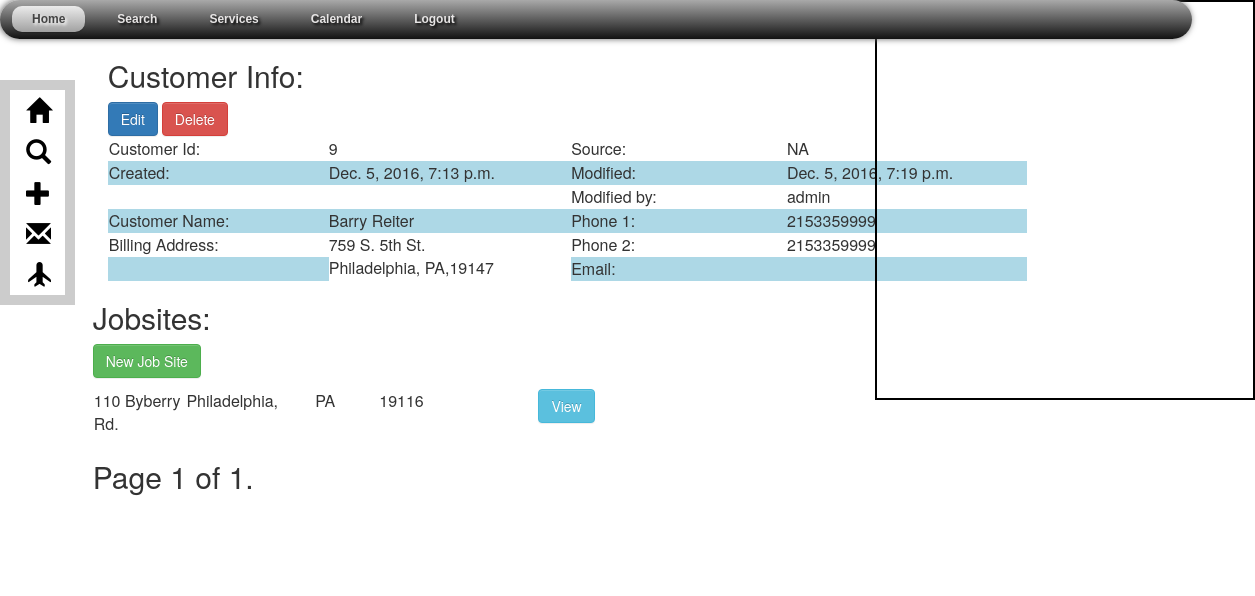
The page /customers/9/ on the database its author committed.
### Customers/models.py (models this page shows, shortened)
class Customer(models.Model):
    user = models.ForeignKey(settings.AUTH_USER_MODEL, default=1)
    modified_by=models.CharField(max_length=50,default=1)
    firstName = models.CharField(max_length=20)
    lastName = models.CharField(max_length=20)
    fullName = models.CharField(max_length=50, blank=True)
    billStreet = models.CharField(max_length=25)
    billCity = models.CharField(max_length=20)
    billState = models.CharField(max_length=2)
    billZip = models.CharField(max_length=5)
    latlng = models.CharField(blank=True, max_length=100, default = '')
    lat = models.FloatField(blank=True,max_length=100, default = '')
    lng = models.FloatField(blank=True, max_length=100, default='')
    phone1 = models.CharField(max_length=20)
    phone2 = models.CharField(max_length=20, blank=True)
    email = models.EmailField(max_length=50, blank=True)
    source = models.CharField(choices=SOURCE_CHOICES, max_length=20, default=NOTAPP)
    created = models.DateTimeField(auto_now=False, auto_now_add=True)
    modified = models.DateTimeField(auto_now=True, auto_now_add=False)
    def get_absolute_url(self):
        return reverse("customers:customer_detail", kwargs={"id": self.id})
    class Meta:
        ordering = ["-created", "-modified"]

class Jobsite(models.Model):
    customer_id = models.ForeignKey(
        'Customer',
    )
    user = models.ForeignKey(settings.AUTH_USER_MODEL, default=1)
    modified_by = models.CharField(max_length=50, default=1)
    jobId= models.AutoField(primary_key=True)
    jobStreet = models.CharField(max_length=25)
    jobCity = models.CharField(max_length=20)
    jobState = models.CharField(max_length=2)
    jobZip = models.CharField(max_length=5)
    stories = models.IntegerField()
    access = models.CharField(max_length=20)
    notes = models.CharField(max_length=150, blank=True)
    picture = models.ImageField(null=True,blank=True)
    created = models.DateTimeField(auto_now=False, auto_now_add=True)
    modified = models.DateTimeField(auto_now=True, auto_now_add=False)
    latlng = models.CharField(blank=True, max_length=100, default="")
    lat = models.FloatField(blank=True, max_length=100, default=0)
    lng = models.FloatField(blank=True, max_length=100, default=0)
    class Meta:
        ordering = ["-created", "-modified"]

### Customers/views.py (the view)
# urls.py: url(r'^(?P<id>\d+)/$', customer_detail, name='customer_detail'),
def customer_detail(request, id):
    instance=get_object_or_404(Customer,id=id)
    queryset_list = instance.jobsite_set.all()
    paginator = Paginator(queryset_list, 15) # show 15 customers per page
    page_request_var = "page"
    page = request.GET.get(page_request_var)
    try:
        queryset = paginator.page(page)
    except PageNotAnInteger:
        queryset = paginator.page(1)
    except EmptyPage:
        queryset = paginator.page(paginator.num_pages)
    context ={
            "title":"Customer Info:",
            "instance":instance,
            "lat":instance.lat,
            "lng":instance.lng,
            "jobsite":queryset,
            "page_request_var": page_request_var,
    }
    return render(request, "customer_detail.html", context)

### Customers/templates/customer_detail.html (shortened to what this page needs)
{% extends "base.html" %}
{% block content %}
<div class="container">
    <div id='customer_info_div' class='customer_info col-sm-10'>
        <h2>Customer Info:</h2>
        <a href="{{ instance.get_absolute_url }}edit" class="btn btn-primary" role="button">Edit</a>
        <a href="{{ instance.get_absolute_url }}delete"
           onclick="return confirm('Are you sure want to delete this Customer?');"
           class="btn btn-danger" role="button">Delete</a></br>
        <table class="metadata_table">
            <tr>
                <td>Customer Id:</td>
                <td class="td-worktable">{{instance.id}}</td>
                <td>Source:</td>
                <td class="td-worktable">{{instance.source}}</td>
            </tr>
            <tr>
                <td>Created:</td>
                <td class="td-worktable">{{instance.created}}</td>
                <td>Modified:</td>
                <td class="td-worktable">{{instance.modified}}</br></td>
            </tr>
            <tr>
                <td></td>
                <td></td>
                <td> Modified by:</td>
                <td class="td-worktable">{{instance.modified_by}}</td>
            </tr>
            <tr>
                <td>Customer Name:</td>
                <td class="td-worktable">{{instance.fullName}}</td>
                <td>Phone 1:</td>
                <td class="td-worktable">{{instance.phone1}}</td>
            </tr>
            <tr>
                <td>Billing Address:</td>
                <td class="td-worktable" rowspan="2">{{instance.billStreet}}<br>{{instance.billCity}},
                    {{instance.billState}},{{instance.billZip}}
                </td>
                <td>Phone 2:</td>
                <td class="td-worktable">{{instance.phone2}}</td>
            </tr>
            <tr>
                <td></td>
                <td>Email:</td>
                <td class="td-worktable">{{instance.email}}</td>
            </tr>
        </table>
    </div>
{% endblock content %}
{% block right-pane %}
    <div id="map"></div>
{% endblock right-pane %}
{% block jobsite-content %}
    <h2>Jobsites:</h2>
    <div id=" btnCreate">
        <a href="{{ get_absolute_url }}jobsite_create" class="btn btn-success" role="button">New Job Site</a>
    </div>
    <div id="jobsite_info_div">
        {% for obj in jobsite %}
        <table class="tg">
            <p>
                <tr>
                    <td>{{obj.jobStreet}}</td>
                    <td>{{obj.jobCity}},</td>
                    <td>{{obj.jobState}}</td>
                    <td>{{obj.jobZip}}</td>
                    <td>&nbsp;&nbsp;&nbsp;</td>
                    <td>&nbsp;&nbsp;&nbsp;<a href="{{ get_absolute_url }}jobsite_detail/{{obj.jobId}}"
                                             class="btn btn-info" role="button">View</a></td>
                </tr>
            </p>
        </table>
        {% endfor %}
    </div>
    <div>
        <div class="pagination">
                <span class="step-links">
                    <span class="current">
                        Page {{ jobsite.number }} of {{ jobsite.paginator.num_pages }}.
                    </span>
                </span>
        </div>
    </div>
</div>
    {% endblock jobsite-content %}

### static/css/base.css (style rules this page uses)
table { border:1px solid transparent; }
table tr { border:1px solid transparent; vertical-align: top; }
tbody tr:nth-child(even) { background-color:lightblue; }
table tr, td { text-align: left; width:5%; }
#map { position:absolute; top:0; right:0; display: inline-block; width:380px; height:400px; vertical-align:top; float:right; border:solid black 2px; clear:none; }
.current { font-size:30px; }

### rows shown on the page
Customer: id "9", source "NA", created "Dec. 5, 2016, 7:13 p.m.", modified "Dec. 5, 2016, 7:19 p.m.", modified_by "admin", fullName "Barry Reiter", phone1 "2153359999", billStreet "759 S. 5th St.", billCity "Philadelphia", billState "PA", billZip "19147", phone2 "2153359999"
Jobsite: jobStreet "110 Byberry Rd.", jobCity "Philadelphia", jobState "PA", jobZip "19116"

### other values the page prints
{{ jobsite.number }} "1"
{{ jobsite.paginator.num_pages }} "1"
